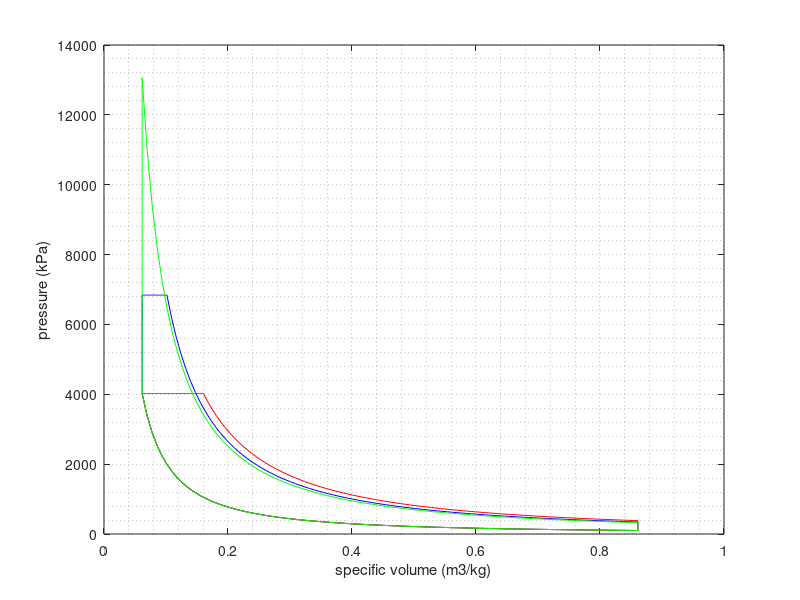

Recreate this plot in MATLAB.
clc;clear;
pressure_ratio = 1.7;
k = 1.4;
C_v = 0.718; %(kJ/kg.k)
C_p = 1.005; %(kJ/kg.k)
CR = 14;
cutoff_ratio = 1 + 0.05*(CR-1);
P1 = 100; %(kPa)
T1 = 300; %(K)
v1 = 0.287*T1/P1;
v2 = v1/CR;
%% Dual Cycle
v3_dual = v2;
v4_dual = cutoff_ratio*v3_dual;
v5_dual = v1;
P2_dual = P1 * ((CR)^(k));
T2_dual = T1 * ((CR)^(k-1));
P3_dual = P2_dual * pressure_ratio;
T3_dual = T2_dual * (pressure_ratio);
P4_dual = P3_dual;
T4_dual = T3_dual * (cutoff_ratio);
P5_dual = P4_dual * (cutoff_ratio/CR)^(k);
T5_dual = T4_dual * (cutoff_ratio/CR)^(k-1);
n = 100;
v12_dual = linspace(v1,v2,n);
P12_dual = P1*((v1./v12_dual).^k);
v23_dual = linspace(v2,v3_dual,n);
P23_dual = linspace(P2_dual,P3_dual,n);
v34_dual = linspace(v3_dual,v4_dual,n);
P34_dual = P3_dual*ones(1,n);
v45_dual = linspace(v4_dual,v5_dual,n);
P45_dual = P4_dual*((v4_dual./v45_dual).^k);
v51_dual = linspace(v5_dual,v1,2);
P51_dual = linspace(P5_dual,P1,2);

plot(v12_dual,P12_dual,'b')
hold on, grid minor
plot(v23_dual,P23_dual,'b')
plot(v34_dual,P34_dual,'b')
plot(v45_dual,P45_dual,'b')
plot(v51_dual,P51_dual,'b')

%% Disel Cycle
P2_disel = P1 * ((CR)^(k));
T2_disel = T1 * ((CR)^(k-1));
P3_disel = P2_disel;
T3_disel = 2245.93;
v3_disel = 0.287*T3_disel/P3_disel;
P4_disel = 381.37;
T4_disel = 1145.63;
v4_disel = v1;

n = 100;
v12_disel = linspace(v1,v2,n);
P12_disel = P1*((v1./v12_disel).^k);
v23_disel = linspace(v2,v3_disel,n);
P23_disel = P2_disel*ones(1,n);
v34_disel = linspace(v3_disel,v4_disel,n);
P34_disel = P3_disel*((v3_disel./v34_disel).^k);
v41_disel = linspace(v4_disel,v1,2);
P41_disel = linspace(P4_disel,P1,2);

plot(v12_disel,P12_disel,'r')
plot(v23_disel,P23_disel,'r')
plot(v34_disel,P34_disel,'r')
plot(v41_disel,P41_disel,'r')

%% OttO Cycle
v3_otto = v2;
v4_otto = v1;
P2_otto = P1 * ((CR)^(k));
T2_otto = T1 * ((CR)^(k-1));
P3_otto = 13062.32;
T3_otto = 2799.07;
P4_otto = 324.67;
T4_otto = 974.01;

v12_otto = linspace(v1,v2,n);
P12_otto = P1*((v1./v12_otto).^k);
v23_otto = linspace(v2,v3_otto,n);
P23_otto = linspace(P2_otto,P3_otto,n);
v34_otto = linspace(v3_otto,v4_otto,n);
P34_otto = P3_otto*((v3_otto./v34_otto).^k);
v41_otto = linspace(v4_otto,v1,2);
P41_otto = linspace(P4_otto,P1,2);

plot(v12_otto,P12_otto,'g')
plot(v23_otto,P23_otto,'g')
plot(v34_otto,P34_otto,'g')
plot(v41_otto,P41_otto,'g')

xlabel('specific volume (m3/kg)')
ylabel('pressure (kPa)')